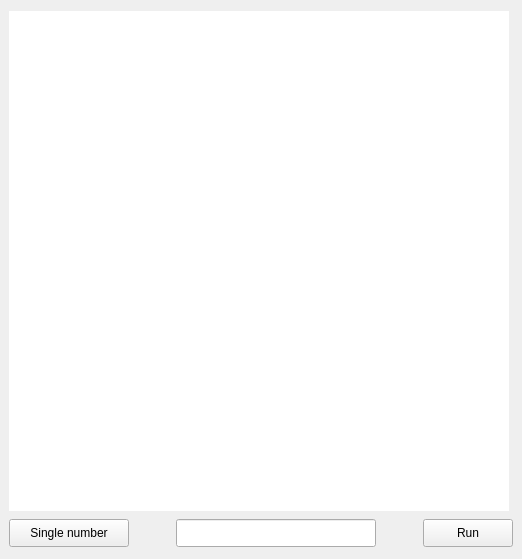
<?xml version="1.0" encoding="UTF-8"?>
<ui version="4.0">
 <class>MainWindow</class>
 <widget class="QMainWindow" name="MainWindow">
  <property name="geometry">
   <rect>
    <x>0</x>
    <y>0</y>
    <width>522</width>
    <height>559</height>
   </rect>
  </property>
  <property name="minimumSize">
   <size>
    <width>522</width>
    <height>559</height>
   </size>
  </property>
  <property name="maximumSize">
   <size>
    <width>522</width>
    <height>559</height>
   </size>
  </property>
  <property name="font">
   <font>
    <family>Ubuntu</family>
   </font>
  </property>
  <property name="windowTitle">
   <string>MainWindow</string>
  </property>
  <widget class="QWidget" name="centralwidget">
   <layout class="QVBoxLayout" name="verticalLayout">
    <item>
     <widget class="Canvas" name="_num_canvas">
      <property name="minimumSize">
       <size>
        <width>500</width>
        <height>500</height>
       </size>
      </property>
      <property name="maximumSize">
       <size>
        <width>500</width>
        <height>500</height>
       </size>
      </property>
      <property name="styleSheet">
       <string notr="true">background-color: rgb(255, 255, 255);</string>
      </property>
      <property name="text">
       <string/>
      </property>
     </widget>
    </item>
    <item>
     <layout class="QHBoxLayout" name="horizontalLayout">
      <item>
       <widget class="QPushButton" name="_num_mode_btn">
        <property name="minimumSize">
         <size>
          <width>120</width>
          <height>28</height>
         </size>
        </property>
        <property name="maximumSize">
         <size>
          <width>120</width>
          <height>28</height>
         </size>
        </property>
        <property name="text">
         <string>Single number</string>
        </property>
       </widget>
      </item>
      <item>
       <spacer name="horizontalSpacer">
        <property name="orientation">
         <enum>Qt::Horizontal</enum>
        </property>
        <property name="sizeHint" stdset="0">
         <size>
          <width>40</width>
          <height>20</height>
         </size>
        </property>
       </spacer>
      </item>
      <item>
       <widget class="QLineEdit" name="_num_le">
        <property name="minimumSize">
         <size>
          <width>200</width>
          <height>28</height>
         </size>
        </property>
        <property name="maximumSize">
         <size>
          <width>200</width>
          <height>28</height>
         </size>
        </property>
        <property name="font">
         <font>
          <pointsize>11</pointsize>
         </font>
        </property>
        <property name="text">
         <string/>
        </property>
        <property name="alignment">
         <set>Qt::AlignLeading|Qt::AlignLeft|Qt::AlignVCenter</set>
        </property>
       </widget>
      </item>
      <item>
       <spacer name="horizontalSpacer_2">
        <property name="orientation">
         <enum>Qt::Horizontal</enum>
        </property>
        <property name="sizeHint" stdset="0">
         <size>
          <width>40</width>
          <height>20</height>
         </size>
        </property>
       </spacer>
      </item>
      <item>
       <widget class="QPushButton" name="_run_btn">
        <property name="minimumSize">
         <size>
          <width>90</width>
          <height>28</height>
         </size>
        </property>
        <property name="maximumSize">
         <size>
          <width>90</width>
          <height>28</height>
         </size>
        </property>
        <property name="text">
         <string>Run</string>
        </property>
       </widget>
      </item>
     </layout>
    </item>
   </layout>
  </widget>
 </widget>
 <customwidgets>
  <customwidget>
   <class>Canvas</class>
   <extends>QLabel</extends>
   <header location="global">MNIST.gui.canvas</header>
  </customwidget>
 </customwidgets>
 <resources/>
 <connections/>
</ui>
